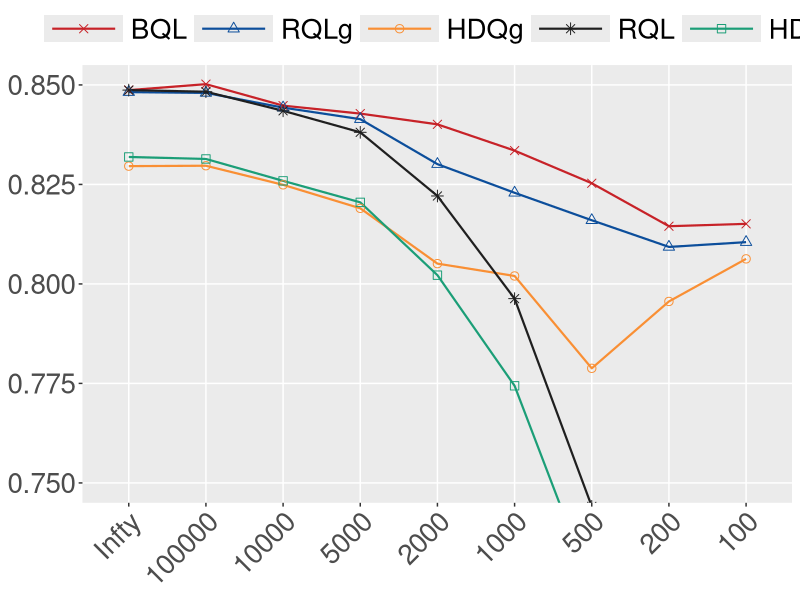

Here is the R script that generated this plot:
library(ggplot2)
library(tidyr)
library(dplyr)

df <- data.frame(
  tau = c("Infty", "100000", "10000", "5000", "2000", "1000", "500", "200", "100"),
  BQL  = c(0.8487, 0.8502, 0.8448, 0.8428, 0.8401, 0.8335, 0.8253, 0.8145, 0.8151),
  RQLg = c(0.8482, 0.8480, 0.8443, 0.8414, 0.8301, 0.8229, 0.8160, 0.8093, 0.8105),
  HDQg = c(0.8296, 0.8297, 0.8249, 0.8190, 0.8051, 0.8020, 0.7788, 0.7956, 0.8063),
  RQL  = c(0.8487, 0.8483, 0.8435, 0.8381, 0.8221, 0.7963, 0.7441, 0.5955, 0.3673),
  HDQ  = c(0.8319, 0.8314, 0.8259, 0.8205, 0.8022, 0.7744, 0.7237, 0.5825, 0.3643)
)

df_long <- df %>%
  pivot_longer(cols = -tau, names_to = "Method", values_to = "Profit")

df_long$tau <- factor(
  df_long$tau,
  levels = c("Infty", "100000", "10000", "5000", "2000", "1000", "500", "200", "100")
)

df_long$Method <- factor(df_long$Method, levels = c("BQL", "RQLg", "HDQg", "RQL", "HDQ"))

ggplot(df_long, aes(x = tau, y = Profit, group = Method,
                    color = Method, shape = Method)) +
  geom_line(linewidth = 0.75, linetype = "solid") +
  geom_point(size = 2.5) +
  scale_color_manual(values = c("#C72228", "#0C4E9B", "#F98F34", "#1F1F1F", "#1B9E77")) +
  scale_shape_manual(values = c(4, 2, 1, 8, 0)) +
  labs(
    x = expression(tau),
    y = "Profit",
    color = NULL,
    shape = NULL
  ) +
  coord_cartesian(ylim = c(0.75, 0.85)) +
  theme(
    axis.title.x = element_blank(),
    axis.title.y = element_blank(),
    legend.key.width = unit(2, "cm"),
    panel.grid.minor = element_blank(),
    axis.text.x = element_text(angle = 45, hjust = 1),
    axis.title = element_text(size = 30),
    axis.text = element_text(size = 20),
    legend.text = element_text(size = 20),
    legend.title = element_text(size = 0),
    legend.position = "top"
  )
